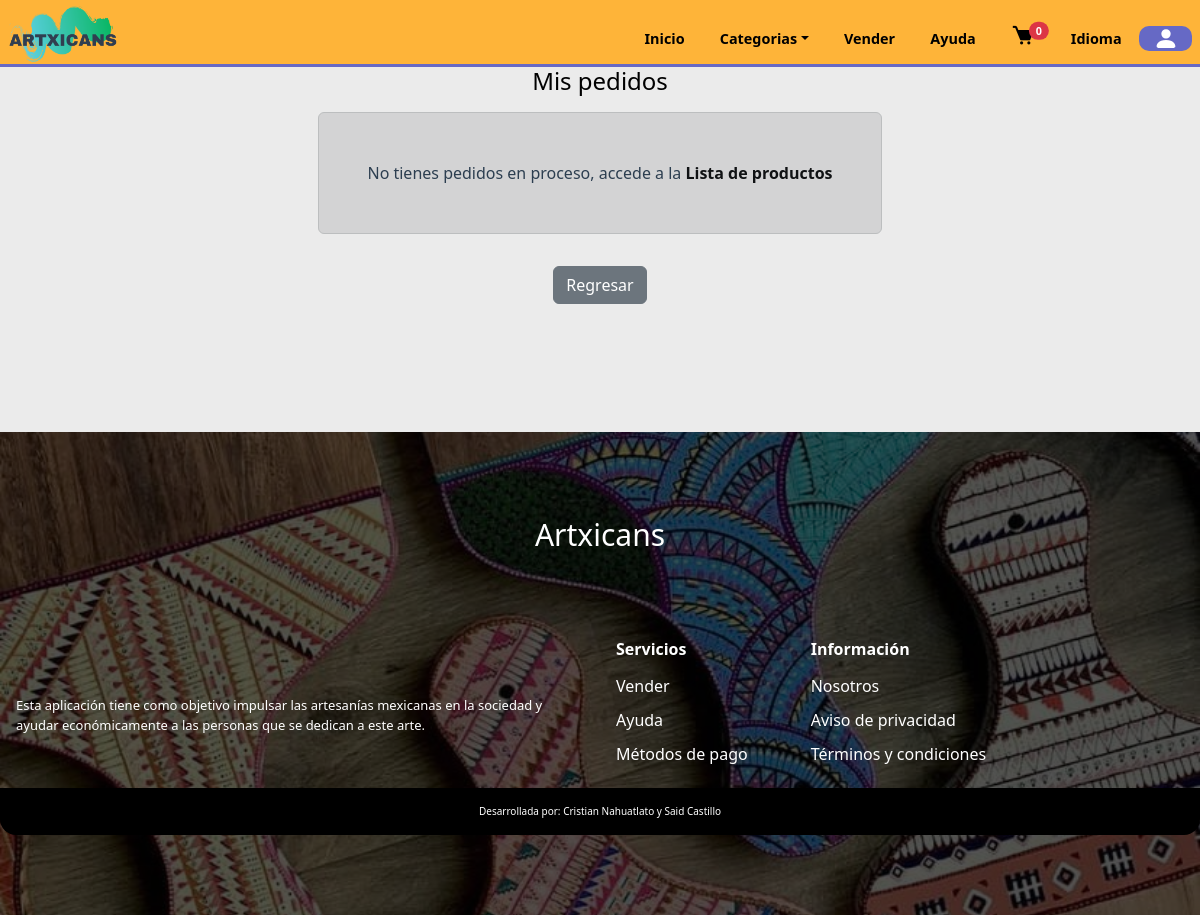
The page /orders.php (signed in) on the database as committed earlier.
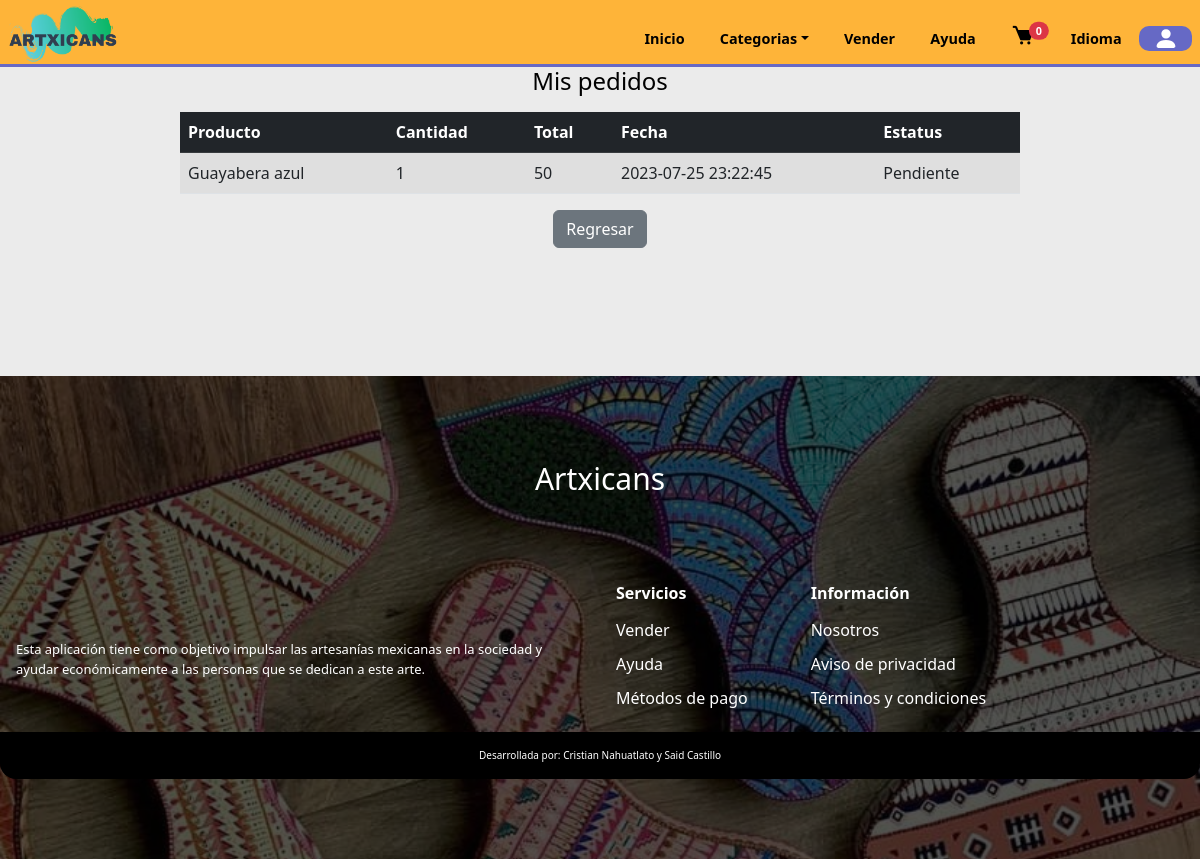
The same page on the database as committed later.
### tables this page shows
CREATE TABLE `detalleventa` (
  `id` int(11) NOT NULL,
  `id_venta` int(11) NOT NULL,
  `id_producto` int(11) NOT NULL,
  `preciounitario` decimal(20,2) NOT NULL,
  `cantidad` int(11) NOT NULL,
  `ID_registro` int(11) DEFAULT NULL
);

CREATE TABLE `products` (
  `id_product` int(11) NOT NULL,
  `product` varchar(80) NOT NULL,
  `image1` varchar(80) NOT NULL,
  `price` int(11) NOT NULL,
  `description` varchar(250) NOT NULL,
  `category` varchar(30) NOT NULL,
  `stock` int(11) NOT NULL,
  `image2` varchar(30) NOT NULL,
  `image3` varchar(30) NOT NULL,
  `ID_registro` int(11) DEFAULT NULL,
  `estatus` varchar(50) NOT NULL
);

CREATE TABLE `ventas` (
  `id_venta` int(11) NOT NULL,
  `clavetransaccion` varchar(250) NOT NULL,
  `paypaldatos` text NOT NULL,
  `fecha` datetime NOT NULL,
  `correo` varchar(5000) NOT NULL,
  `total` decimal(60,2) NOT NULL,
  `estatus` varchar(250) NOT NULL,
  `envio` varchar(50) NOT NULL,
  `crastreo` varchar(200) NOT NULL
);

### orders.php (the view, shortened to what this page needs)
<?php
include('./global/conexion.php');
include('./templates/cabecera.php');
$id_u = $_SESSION['id'];
$query = mysqli_query($conn,"SELECT * FROM products INNER JOIN detalleventa
                            ON products.id_product = detalleventa.id_producto INNER JOIN ventas ON
                            detalleventa.id_venta = ventas.id_venta WHERE detalleventa.ID_registro = $id_u");
?>
<section class="orders">
    <h2 align="center">Mis pedidos</h2>
    <?php
        if($query->num_rows > 0){
    ?>
    <div class="table-responsive-lg ">
                            <table class="table table-striped mt-3 p-2 cart-table-1">
                                <thead class="table-dark">
                                    <tr>
                                        <th scope="col">Producto</th>
                                        <th scope="col">Cantidad</th>
                                        <th scope="col">Total</th>
                                        <th scope="col">Fecha</th>
                                        <th scope="col">Estatus</th>
                                    </tr>
                                </thead>
                                <tbody>
                                <?php
                                    while($row = mysqli_fetch_array($query)){
                                        $estatus = $row['estatus'];
                                        if($estatus == 'completo'){
                                        $cantidad = $row['cantidad'];
                                        $precio = $row['preciounitario'];
                                        $total = $precio * $cantidad;
                                ?>
                                    <tr>
                                        <td scope="row"><?php echo $row['product']?></td>
                                        <td scope="row"><?php echo $cantidad?></td>
                                        <td scope="row"><?php echo $total?></td>
                                        <td scope="row"><?php echo $row['fecha']?></td>
                                        <td scope="row"><?php echo $row['envio']?></td>
                                    </tr>
                                 <?php } }?>
                                </tbody>
                            </table>
                        </div>
                        <?php }else{?>
                            <div class="m-0  row justify-content-center align-items-center mt-3">
                                <div class="alert alert-dark text-center p-5 col-auto" role="alert">
                                    No tienes pedidos en proceso, accede a la <a href="./index.php" class="alert-link">Lista de productos</a>
                                </div>
                            </div>
                        <?php }?>
                <center class="mt-3">
                    <button class="btn btn-secondary" onclick="location.href='profile.php'">Regresar</button>
                </center>
</section>
<?php
include('./templates/pie.php');
?>

Rows that differ between the two databases and show on the page:
now on this page (row edited): detalleventa: id_producto.product "Guayabera azul", cantidad "1", total "50", id_venta.fecha "2023-07-25 23:22:45", id_venta.envio "Pendiente"
Other text that changed with them:
text no longer shown: "No tienes pedidos en proceso, accede a la Lista de productos"
text now shown: "Producto Cantidad Total Fecha Estatus"
